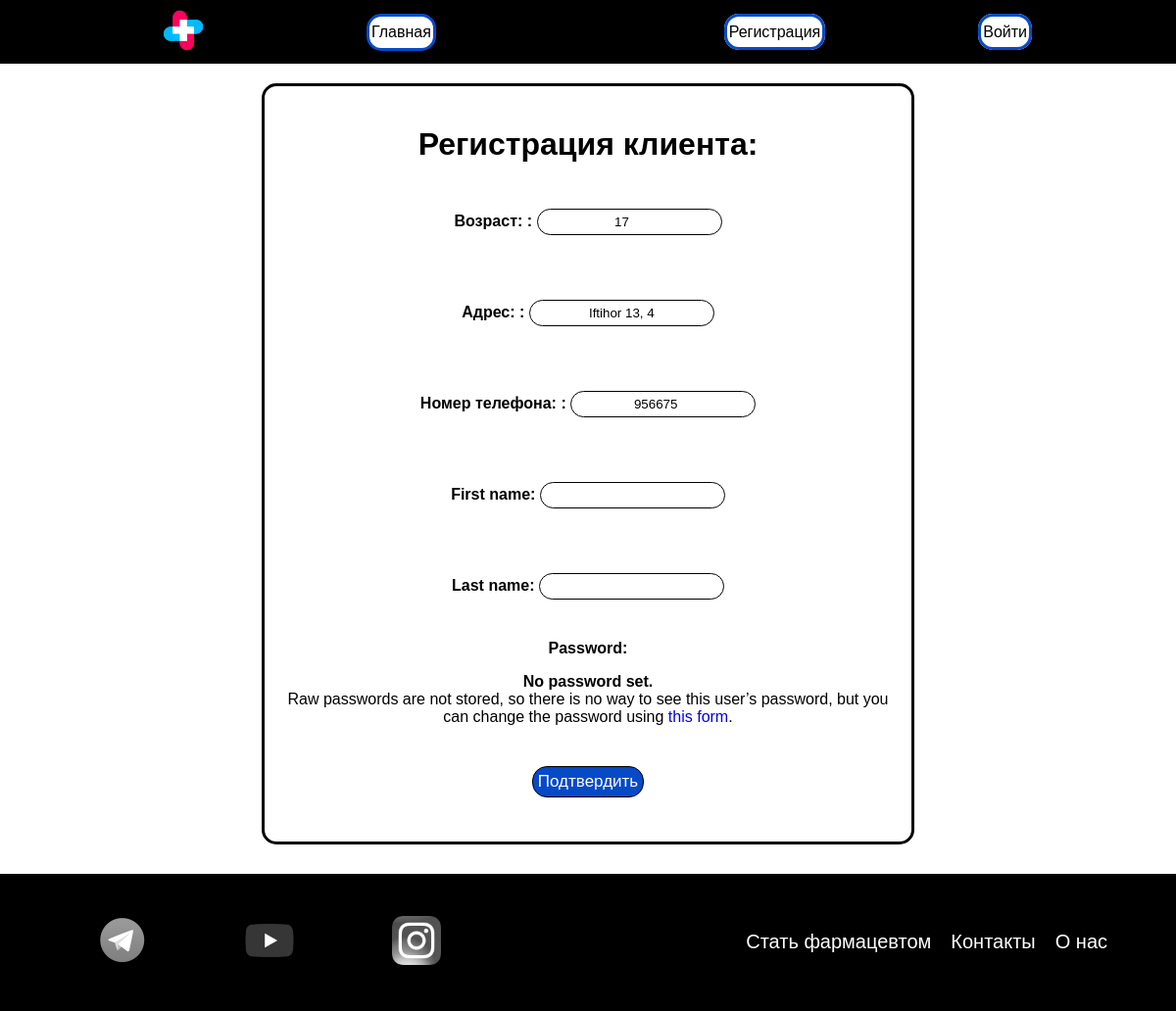
Page /profile/change/12/ on the committed database.
### client/models.py (models this page shows, shortened)
class Client(models.Model):
    user = models.OneToOneField(CustomUser, on_delete=models.CASCADE)
    age = models.PositiveIntegerField(null=True, blank=True)
    address = models.CharField(max_length=255, null=True, blank=True)
    phone = models.PositiveIntegerField(null=True, blank=True)
    temp_pharmacy = models.OneToOneField(Pharmacy, on_delete=models.CASCADE,blank=True, null=True)
    best_distance = models.FloatField(default=0)

### client/views.py (the view)
# urls.py: path('profile/change/<int:link>/', update_profile_view, name='update_profile'),
def update_profile_view(request, link):
    client = get_object_or_404(Client, id=link)
    if request.method == 'POST':
        form = ClientRegistrationForm(request.POST, instance=client)
        form2 = CUUF(request.POST, instance=client)  # Pass the instance to CUUF form
        if form.is_valid() and form2.is_valid():
            form.save()
            form2.save()
            return redirect('profile')  # Redirect to the success URL
    else:
        form = ClientRegistrationForm(instance=client)
        form2 = CUUF(instance=client)  # Pass the instance to CUUF form
    return render(request, 'client/update-client.html', {'form': form, 'form2': form2})

### client/forms.py
class ClientRegistrationForm(forms.ModelForm):
    class Meta:
        model = Client
        fields = ['age', 'address', 'phone']
        labels = {
            'age':'Возраст: ',
            'address':'Адрес: ',
            'phone': 'Номер телефона: ',
        }

class CUUF(UserChangeForm):
    class Meta:
        model = CustomUser
        fields = ['first_name', 'last_name']

### client/templates/client/update-client.html (shortened to what this page needs)
{% extends 'client/base.html' %}
{% block content %}
<div class="reg-div">
    <h1>Регистрация клиента:
    </h1>
    <form method="post" class="form">
        {{ form.as_p }}
        {{ form2.as_p }}
        <input type="submit" value="Подтвердить" class="sub">
    </form>
</div>
{% endblock %}

### client/static/client/css/styles.css (style rules this page uses)
body { background-image: url("https://img.freepik.com/premium-photo/blurred-background-of-a-pharmacy-or-drugstore-with-defocused-objects_841543-8781.jpg"); margin: 0 auto; -webkit-background-size: cover; -moz-background-size: cover; -o-background-size: cover; background-size: cover; display: flex; flex-direction: column; min-height: 100vh; margin: 0; }
a { font-family: 'Gill Sans', 'Gill Sans MT', Calibri, 'Trebuchet MS', sans-serif; }
input { margin-top: 25px; border: 1px solid black; border-radius: 15px; text-align: center; padding: 5px; margin-bottom: 25px; }
.sub { border-radius: 15px; background-color: rgb(6, 74, 200); color: white; padding: 5px; border: 1px solid black; font-size: 17px; font-family: 'Gill Sans', 'Gill Sans MT', Calibri, 'Trebuchet MS', sans-serif; }
.reg-div { margin: 0 auto; width: 620px; margin-top: 20px; background-color: white; padding: 20px; border: 3px solid black; align-items: center; text-align: center; border-radius: 15px; font-family: 'Gill Sans', 'Gill Sans MT', Calibri, 'Trebuchet MS', sans-serif; }
.form p input { border: 1px solid black; border-radius: 15px; text-align: center; padding: 5px; }
.form p label { font-weight: bold; }
a { text-decoration: none; }

### rows in the picture
Client: age "17", address "Iftihor 13, 4", phone "956675"
